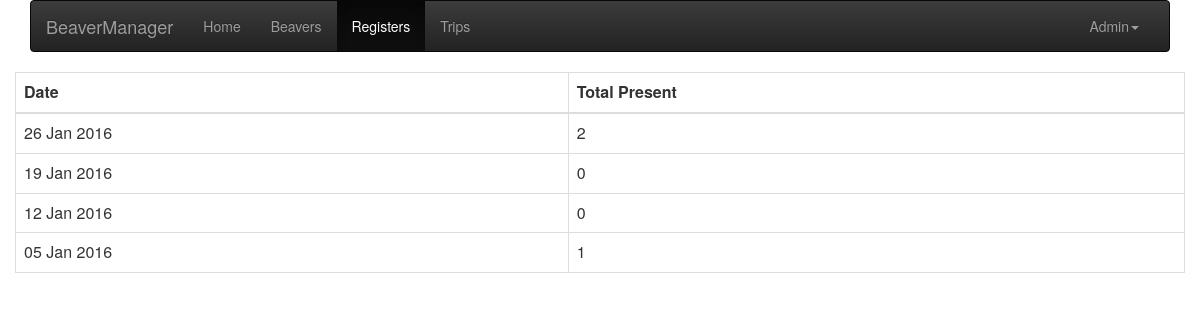
The app's page /registers with its own data.
### app/models.py (models this page shows, shortened)
class Attendance(db.Model):
    __tablename__ = "attendance"
    id = db.Column(db.Integer, primary_key=True)
    date = db.Column(db.DateTime)
    criterion_id = db.Column(db.Integer, db.ForeignKey('criterion.id'))
    criterion = db.relationship('Criterion', backref="attendances")

### app/views.py (the view)
@app.route('/registers')
def registers():
    attendances = Attendance.query.all()
    total_present = {}
    for attendance in attendances:
        total_present[attendance.id] = 0
        for beaver_attendance in attendance.beaver_attendances:
            if beaver_attendance.present:
                total_present[attendance.id] += 1
    return render_template("registers.html", attendances=attendances,
                           total_present=total_present)

### app/templates/registers.html
{% extends "base.html" %}
{% block content %}
<table class="table table-bordered table-hover table-responsive">
  <thead>
    <tr>
      <th>Date</th>
      <th>Total Present</th>
    </tr>
  </thead>
  <tbody>
{% for attendance in attendances| sort(attribute='date', reverse = True) %}
  <tr class="clickable-row" data-href="/registers/{{ attendance.id }}">
    <td>{{ attendance.date.date().strftime('%d %b %Y') }}</td>
    <td>{{ total_present[attendance.id]}}</td>
  </tr>
{% endfor %}
</tbody>
</table>
{% endblock %}

### app/static/css/beavermanager.css (style rules this page uses)
.clickable-row { cursor: pointer; }

### records on screen
Attendance: date "26 Jan 2016", id "2"
Attendance: date "19 Jan 2016", total_present "0"
Attendance: date "12 Jan 2016", total_present "0"
Attendance: date "05 Jan 2016", id "1"

### other values on screen
{{ name }} "Home Beavers Trips"
{{ name }} "Registers"
